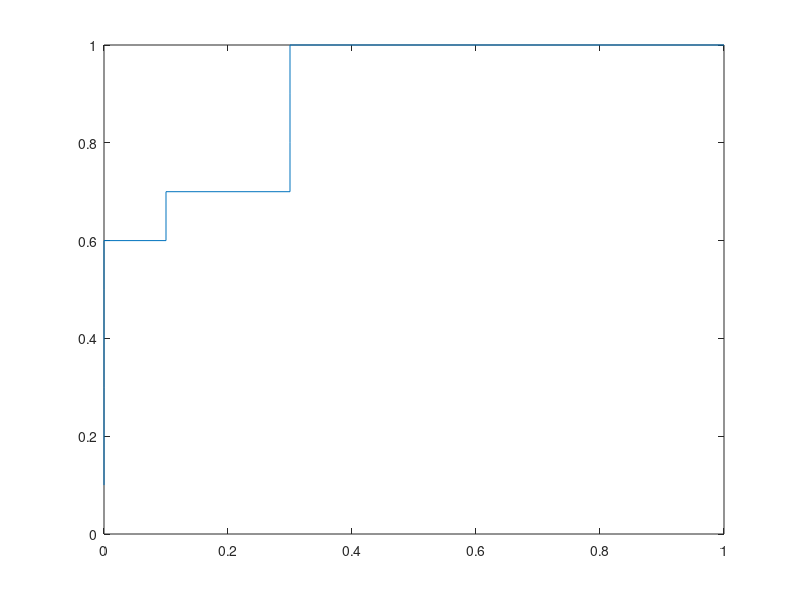

This chart was generated by the following MATLAB code:
clear all;
x = -8:0.1:8;
len = length(x);
omega_1=[-8.1,-3.48,-5.52,-3.78,0.63,3.29,2.09,-2.13,2.86,-3.33];
omega_2=[5.35,5.12,-1.34,4.48,7.11,7.17,5.75,0.77,0.90,3.52];
x_axis = zeros(1,len);
y_axis = zeros(1,len);

for i=1:len
  x_start=double([(x(1,i)*ones(1,length(omega_2)))>=omega_2]);
  sum_x=sum(x_start);
  x_axis(1,i)=sum_x/length(omega_2);

  y_start=double([(x(1,i)*ones(1,length(omega_1)))>=omega_1]);
  sum_y=sum(y_start);
  y_axis(1,i)=sum_y/length(omega_1);  
end
plot(x_axis,y_axis,'-');
hold off;
saveas(gcf,'result.png','png');
xlabel('false alarm rate');
ylabel('sensitive');


auc_area = 0.0;

for i=2:length(y_axis)
    auc_area = ((y_axis(1,i)+y_axis(1,i-1)) * (x_axis(1,i)-x_axis(1,i-1))/2)+auc_area;
end

auc_area=abs(auc_area);

disp('AUC=');
disp(auc_area);
